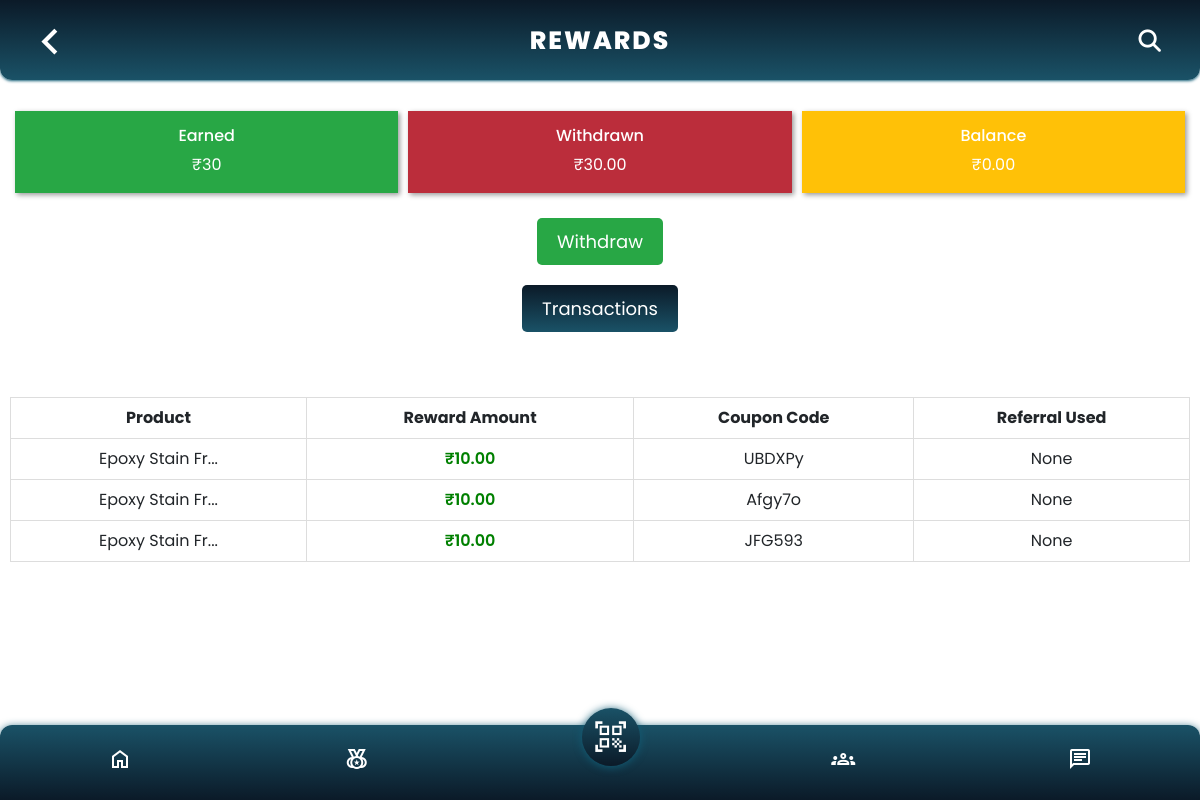
/viewmyrewards (signed in), run on the app's committed database.
### astoneapp/models.py (models this page shows, shortened)
class User(AbstractUser):
    is_admin = models.BooleanField('is admin', default=False)
    is_staff = models.BooleanField('is staff', default=False)
    is_customer = models.BooleanField('is customer', default=False)
    name = models.CharField(max_length=100, default='User')
    mobile_number = models.CharField(max_length=20, default='Nil')
    bank_name = models.CharField(max_length=100, default='Nil')
    bank_account_number = models.CharField(max_length=50, default='Nil')
    ifsc_code = models.CharField(max_length=20, default='Nil')
    upi_id = models.CharField(max_length=100, default='Nil')
    pan_card_name = models.CharField(max_length=100, default='Nil')
    pan_card_number = models.CharField(max_length=20, default='Nil')
    profile_picture = models.ImageField(upload_to='profile_pictures', blank=True, null=True)
    referral_code = models.CharField(max_length=6, unique=True, default='DEFAULTCODE')
    referred_by = models.CharField(max_length=100, null=True, blank=True)
    supercustomer = models.BooleanField(default=False, null=True)
    rewardamount = models.DecimalField(default=0, max_digits=10, decimal_places=2, null=True, blank=True)
    balance = models.DecimalField(default=0, max_digits=10, decimal_places=2)
    withdrawn = models.DecimalField(default=0, max_digits=10, decimal_places=2)
    def save(self, *args, **kwargs):
        if not self.referral_code or self.referral_code == 'DEFAULTCODE':
            self.generate_referral_code()
        super(User, self).save(*args, **kwargs)

class Qrcodescanner(models.Model):
    username = models.CharField(max_length=255, null=True, blank=True)
    userid = models.CharField(max_length=50, null=True, blank=True)
    couponcode = models.CharField(max_length=50, null=True, blank=True)
    rewardamount = models.DecimalField(max_digits=10, decimal_places=2, null=True, blank=True)
    refferalcode = models.CharField(max_length=50, null=True, blank=True)
    scannedon = models.DateTimeField(auto_now_add=True)
    productid = models.CharField(max_length=50, null=True, blank=True)
    productname = models.CharField(max_length=255, null=True, blank=True)
    productprice = models.DecimalField(max_digits=10, decimal_places=2, null=True, blank=True)
    commission = models.DecimalField(max_digits=10, decimal_places=2, default=0.00, null=True, blank=True)
    PAYMENT_STATUS_CHOICES = (
        ('paid', 'Paid'),
        ('pending', 'Pending'),
        ('processing', 'Processing'),
        ('cancelled', 'Cancelled'),
    )
    paymentstatus = models.CharField(max_length=20, choices=PAYMENT_STATUS_CHOICES, default='processing', null=True, blank=True)
    commissionstatus = models.CharField(max_length=20, choices=PAYMENT_STATUS_CHOICES, default='processing', null=True, blank=True)

### astoneapp/views.py (the view)
# urls.py: path('viewmyrewards', views.viewmyrewards, name='viewmyrewards'),
@login_required
def viewmyrewards(request):
    current_user = request.user.pk
    rewards = Qrcodescanner.objects.filter(userid=current_user).order_by('-scannedon')
    total_reward_amount = rewards.aggregate(Sum('rewardamount'))['rewardamount__sum'] or 0
    user_instance = User.objects.get(pk=current_user)
    user_instance.rewardamount = total_reward_amount
    user_instance.save()
    context = {'rewards': rewards, 'total_reward_amount':total_reward_amount}
    return render(request, 'astone_user/viewmyrewards.html', context)

### astoneapp/templates/astone_user/viewmyrewards.html (shortened to what this page needs)
<!DOCTYPE html>
{% load static %}
<html>
<head>
  <link rel="stylesheet" href="{% static 'css/rewards.css' %}"/>
  <link rel="stylesheet" href="{% static 'css2/bootstrap.css' %}">
</head>
<body>
      <div class="prof">
        <div><a href="{% url 'customer_home' %}" class="log"> <span class="material-symbols-outlined">
            </span></a>
        </div>
        <div><h2>REWARDS</h2></div>
        <div class="icons">
          <div class="fas fa-search" id="search-bt"></div>
        </div>
    </div>
    <br>
    <br>
    <br>
    <br>
    <div class="container2">
      <div class="square" style="background-color: rgb(40, 167, 69);">
        <h6>Earned</h6>
        <p>₹{{ total_reward_amount }}</p>
      </div>
      <div class="square" style="background-color: rgb(187, 45, 59);">
        <h6>Withdrawn</h6>
        <p>₹{{ request.user.withdrawn }}</p>
      </div>
      <div class="square" style="background-color: rgb(255, 193, 7);">
        <h6>Balance</h6>
        <p>₹{{ request.user.balance }}</p>
      </div>
  </div>
      <div class="row">
        <div class="col-md-12 text-center">
          <a href="{% url 'withdraw' %}" class="btn btn-withdraw">Withdraw</a>
        </div>
      </div>
      <div class="row">
        <div class="col-md-12 text-center">
          <a href="{% url 'view_transactions' %}" class="btn btn-withdraw" style="background-image:linear-gradient(to bottom, #0b1a28, #1a5267);">Transactions</a>
        </div>
      </div>
    <table class="table">
        <thead>
            <tr>
             <th>Product</th>
             <th>Reward Amount</th>
             <th>Coupon Code</th>
             <th>Referral Used</th>
            </tr>
        </thead>
        <tbody>
              {% for i in rewards %}
              <tr>
                  <td data-label="Product">
                    {% if i.productname|length > 14 %}
                        {{ i.productname|slice:":14" }}...
                    {% else %}
                        {{ i.productname }}
                    {% endif %}
                  </td>
                  <td data-label="Cashback Prize"><span style="color:green; font-weight:600;">₹{{i.rewardamount}}</span></td>
                  <td data-label="Coupon Code">{{i.couponcode}}</td>
                  <td data-label="Referral Used">{{i.refferalcode}}</td>
              </tr>
              {% endfor %}
        </tbody>
    </table><br><br><br><br><br>
    {% if request.user.is_authenticated %}
    <footer class="footer">
      <div>
        <a href="{% url 'customer_home' %}"><span class="material-symbols-outlined">
          </span></a>
      </div>
      <div>
        <a href="{% url 'viewmyrewards' %}">
          <span class="material-symbols-outlined">
            </span></a>
      </div>
      <div class="scan-icon">
          <a href="{% url 'qrcodescanner' %}">
            <span class="material-symbols-outlined" id="scanner">
            </span></a>
      </div>
      <div>
        <a href="{% url 'viewmyreferrals' %}">
          <span class="material-symbols-outlined">
            </span></a>
      </div>
      <div>
        <a href="{% url 'enquiry' %}">
          <span class="material-symbols-outlined">
          </span></a>
      </div>
    </footer>
    {% endif %}
</body>
</html>

### static/css/rewards.css (style rules this page uses)
:root { --orange:#054464; --black:#130f40; --light-color:#666; --box-shadow:0 .5rem 1.5rem rgba(0,0,0,.1); --border:.2rem solid rgba(0,0,0,.1); --outline:.1rem solid rgba(0,0,0,.1); --outline-hover:.2rem solid var(--black); }
body { margin:0; padding:10px; font-family: sans-serif; }
* { font-family: 'Poppins', sans-serif; outline: none; border: none; box-sizing: border-box; transition: all .2s linear; text-decoration: none; text-transform: capitalize; }
.prof { position: fixed; top: 0px;right: 0;left: 0; z-index: 1000; background-color: #fff; box-shadow: var(--box-shadow) ; text-align: center; height: 5rem; width: 100%; display: flex; justify-content: center; background: linear-gradient(to bottom, #0b1a28, #1a5267); box-shadow: 0px 1px 3px #115d76; border-radius: 0px 0px 12px 12px; }
.prof h2 { color: #fff; letter-spacing: 2px; font-size: 25px; font-weight: 800; padding-top: 26px; }
.log { position: absolute; left: 35px; margin-top: 28px; }
.log .material-symbols-outlined { font-size: 1.8rem; color: #fff; font-weight: 1000; }
.prof .icons div { color: #fff; font-size: 1.4rem; margin-right: 1.7rem; cursor: pointer; text-align: center; margin-top: 0.6rem; }
.prof .icons { position: absolute; right: 1%; top: 20px; }
.table { width: 100%; border-collapse: collapse; position: relative; top: 65px; }
.table td,.table th { padding:12px 15px; border:1px solid #ddd; text-align: center; font-size:16px; }
.table th { background-color: darkblue; color:#ffffff; }
.table tbody tr:nth-child(even) { background-color: #f5f5f5; }
.footer { position: fixed; bottom:0; left:0; right: 0; z-index: 1000; display: flex; align-items: center; justify-content: space-between; padding: 1rem 9%; background: #fff; box-shadow: var(--box-shadow); height: 75px; background: linear-gradient(to top, #0b1a28, #1a5267); border-radius: 12px 12px 0px 0px; box-shadow: 0px 2px 8px #115d76; }
.material-symbols-outlined { color: #fff; font-size: 4.7rem; }
#scanner { background-color:#eee; padding: 29%; border-radius: 80rem; font-size: 2.3rem; position: relative; bottom: 1.6rem; background: linear-gradient(to top, #0b1a28, #1a5267); box-shadow: 0px 1px 8px #115d76; }

### data on the page
User: rewardamount "30", user.withdrawn "30.00", user.balance "0.00"
Qrcodescanner: productname "Epoxy Stain Fr", rewardamount "10.00", couponcode "UBDXPy", refferalcode "None"
Qrcodescanner: productname "Epoxy Stain Fr", rewardamount "10.00", couponcode "Afgy7o", refferalcode "None"
Qrcodescanner: productname "Epoxy Stain Fr", rewardamount "10.00", couponcode "JFG593", refferalcode "None"
